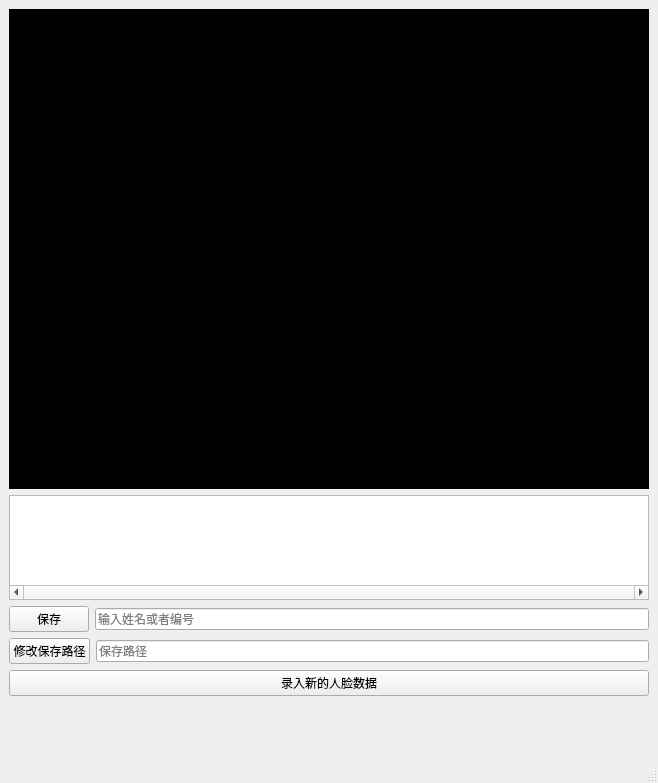
<?xml version="1.0" encoding="UTF-8"?>
<ui version="4.0">
 <class>AddFaceWindow</class>
 <widget class="QMainWindow" name="AddFaceWindow">
  <property name="geometry">
   <rect>
    <x>0</x>
    <y>0</y>
    <width>640</width>
    <height>783</height>
   </rect>
  </property>
  <property name="maximumSize">
   <size>
    <width>640</width>
    <height>16777215</height>
   </size>
  </property>
  <property name="windowTitle">
   <string>MainWindow</string>
  </property>
  <widget class="QWidget" name="centralwidget">
   <layout class="QVBoxLayout" name="verticalLayout">
    <item>
     <widget class="QLabel" name="CaptureView">
      <property name="minimumSize">
       <size>
        <width>640</width>
        <height>480</height>
       </size>
      </property>
      <property name="maximumSize">
       <size>
        <width>640</width>
        <height>480</height>
       </size>
      </property>
      <property name="styleSheet">
       <string notr="true">#CaptureView{
    background: rgb(0, 0, 0);
}</string>
      </property>
      <property name="text">
       <string/>
      </property>
     </widget>
    </item>
    <item>
     <widget class="QTableView" name="PreviewTableView">
      <property name="minimumSize">
       <size>
        <width>0</width>
        <height>105</height>
       </size>
      </property>
      <property name="maximumSize">
       <size>
        <width>16777215</width>
        <height>105</height>
       </size>
      </property>
      <property name="baseSize">
       <size>
        <width>100</width>
        <height>100</height>
       </size>
      </property>
      <property name="autoFillBackground">
       <bool>false</bool>
      </property>
      <property name="verticalScrollBarPolicy">
       <enum>Qt::ScrollBarAsNeeded</enum>
      </property>
      <property name="horizontalScrollBarPolicy">
       <enum>Qt::ScrollBarAlwaysOn</enum>
      </property>
      <property name="autoScrollMargin">
       <number>10</number>
      </property>
      <property name="iconSize">
       <size>
        <width>100</width>
        <height>100</height>
       </size>
      </property>
      <property name="verticalScrollMode">
       <enum>QAbstractItemView::ScrollPerPixel</enum>
      </property>
      <property name="horizontalScrollMode">
       <enum>QAbstractItemView::ScrollPerPixel</enum>
      </property>
      <property name="showGrid">
       <bool>false</bool>
      </property>
      <attribute name="horizontalHeaderVisible">
       <bool>false</bool>
      </attribute>
      <attribute name="horizontalHeaderMinimumSectionSize">
       <number>100</number>
      </attribute>
      <attribute name="horizontalHeaderHighlightSections">
       <bool>false</bool>
      </attribute>
      <attribute name="verticalHeaderVisible">
       <bool>false</bool>
      </attribute>
      <attribute name="verticalHeaderMinimumSectionSize">
       <number>100</number>
      </attribute>
      <attribute name="verticalHeaderDefaultSectionSize">
       <number>100</number>
      </attribute>
      <attribute name="verticalHeaderHighlightSections">
       <bool>false</bool>
      </attribute>
     </widget>
    </item>
    <item>
     <layout class="QHBoxLayout" name="horizontalLayout">
      <item>
       <widget class="QPushButton" name="SaveButton">
        <property name="text">
         <string>保存</string>
        </property>
       </widget>
      </item>
      <item>
       <widget class="QLineEdit" name="NameLineEdit">
        <property name="placeholderText">
         <string>输入姓名或者编号</string>
        </property>
       </widget>
      </item>
     </layout>
    </item>
    <item>
     <layout class="QHBoxLayout" name="horizontalLayout_2">
      <item>
       <widget class="QPushButton" name="ChangeSavePath">
        <property name="text">
         <string>修改保存路径</string>
        </property>
       </widget>
      </item>
      <item>
       <widget class="QLineEdit" name="SavePathLineEdit">
        <property name="placeholderText">
         <string>保存路径</string>
        </property>
       </widget>
      </item>
     </layout>
    </item>
    <item>
     <widget class="QPushButton" name="ResetButton">
      <property name="text">
       <string>录入新的人脸数据</string>
      </property>
     </widget>
    </item>
    <item>
     <spacer name="verticalSpacer">
      <property name="orientation">
       <enum>Qt::Vertical</enum>
      </property>
      <property name="sizeType">
       <enum>QSizePolicy::MinimumExpanding</enum>
      </property>
      <property name="sizeHint" stdset="0">
       <size>
        <width>20</width>
        <height>40</height>
       </size>
      </property>
     </spacer>
    </item>
   </layout>
  </widget>
  <widget class="QMenuBar" name="menubar">
   <property name="geometry">
    <rect>
     <x>0</x>
     <y>0</y>
     <width>640</width>
     <height>28</height>
    </rect>
   </property>
  </widget>
  <widget class="QStatusBar" name="statusbar"/>
 </widget>
 <resources/>
 <connections/>
</ui>
